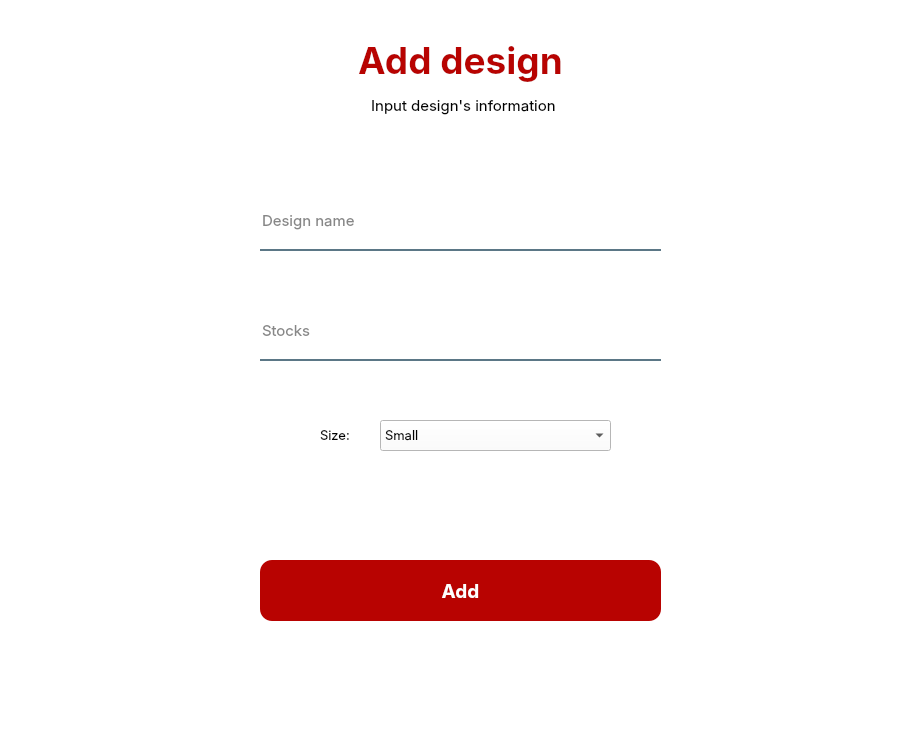
<?xml version="1.0" encoding="UTF-8"?>
<ui version="4.0">
 <class>MainWindow</class>
 <widget class="QMainWindow" name="MainWindow">
  <property name="geometry">
   <rect>
    <x>0</x>
    <y>0</y>
    <width>915</width>
    <height>746</height>
   </rect>
  </property>
  <property name="windowTitle">
   <string>  DRILAB</string>
  </property>
  <property name="windowIcon">
   <iconset resource="Icons/icons.qrc">
    <normaloff>:/Icons/icon sa babaw.png</normaloff>:/Icons/icon sa babaw.png</iconset>
  </property>
  <property name="styleSheet">
   <string notr="true">background-color: rgb(255, 255, 255);</string>
  </property>
  <property name="toolButtonStyle">
   <enum>Qt::ToolButtonIconOnly</enum>
  </property>
  <widget class="QWidget" name="centralwidget">
   <widget class="QLabel" name="label">
    <property name="geometry">
     <rect>
      <x>0</x>
      <y>20</y>
      <width>921</width>
      <height>81</height>
     </rect>
    </property>
    <property name="font">
     <font>
      <family>Inter</family>
      <pointsize>28</pointsize>
      <weight>75</weight>
      <bold>true</bold>
     </font>
    </property>
    <property name="styleSheet">
     <string notr="true">color:rgb(184, 3, 1);</string>
    </property>
    <property name="text">
     <string>Add design</string>
    </property>
    <property name="alignment">
     <set>Qt::AlignCenter</set>
    </property>
   </widget>
   <widget class="QLabel" name="label_2">
    <property name="geometry">
     <rect>
      <x>10</x>
      <y>90</y>
      <width>911</width>
      <height>31</height>
     </rect>
    </property>
    <property name="font">
     <font>
      <family>Inter</family>
      <pointsize>11</pointsize>
     </font>
    </property>
    <property name="text">
     <string>Input design's information </string>
    </property>
    <property name="alignment">
     <set>Qt::AlignCenter</set>
    </property>
   </widget>
   <widget class="QLineEdit" name="lineEdit">
    <property name="geometry">
     <rect>
      <x>260</x>
      <y>200</y>
      <width>401</width>
      <height>51</height>
     </rect>
    </property>
    <property name="font">
     <font>
      <family>Inter</family>
      <pointsize>11</pointsize>
     </font>
    </property>
    <property name="styleSheet">
     <string notr="true">background-color:rgba(0,0,0,0);
border:none;
border-bottom:2px solid rgba(46,82,101,200);
color:rgba(0,0,0,240);
padding-bottom:8px;
</string>
    </property>
    <property name="placeholderText">
     <string>Design name</string>
    </property>
   </widget>
   <widget class="QPushButton" name="loginbutton">
    <property name="geometry">
     <rect>
      <x>260</x>
      <y>560</y>
      <width>401</width>
      <height>61</height>
     </rect>
    </property>
    <property name="font">
     <font>
      <family>Inter</family>
      <pointsize>14</pointsize>
      <weight>75</weight>
      <bold>true</bold>
     </font>
    </property>
    <property name="cursor">
     <cursorShape>ArrowCursor</cursorShape>
    </property>
    <property name="styleSheet">
     <string notr="true">background-color: rgb(184,3,1);
border-radius:12px;
color:#fff;
</string>
    </property>
    <property name="text">
     <string>Add</string>
    </property>
    <property name="checkable">
     <bool>true</bool>
    </property>
   </widget>
   <widget class="QLineEdit" name="lineEdit_2">
    <property name="geometry">
     <rect>
      <x>260</x>
      <y>310</y>
      <width>401</width>
      <height>51</height>
     </rect>
    </property>
    <property name="font">
     <font>
      <family>Inter</family>
      <pointsize>11</pointsize>
     </font>
    </property>
    <property name="styleSheet">
     <string notr="true">background-color:rgba(0,0,0,0);
border:none;
border-bottom:2px solid rgba(46,82,101,200);
color:rgba(0,0,0,240);
padding-bottom:8px;
</string>
    </property>
    <property name="placeholderText">
     <string>Stocks</string>
    </property>
   </widget>
   <widget class="QComboBox" name="comboBox">
    <property name="geometry">
     <rect>
      <x>380</x>
      <y>420</y>
      <width>231</width>
      <height>31</height>
     </rect>
    </property>
    <property name="font">
     <font>
      <family>Inter</family>
      <pointsize>10</pointsize>
     </font>
    </property>
    <property name="autoFillBackground">
     <bool>false</bool>
    </property>
    <property name="styleSheet">
     <string notr="true"/>
    </property>
    <property name="currentText">
     <string>Small</string>
    </property>
    <property name="frame">
     <bool>true</bool>
    </property>
    <item>
     <property name="text">
      <string>Small</string>
     </property>
    </item>
    <item>
     <property name="text">
      <string>Medium</string>
     </property>
    </item>
    <item>
     <property name="text">
      <string>Large</string>
     </property>
    </item>
    <item>
     <property name="text">
      <string>Extra large</string>
     </property>
    </item>
   </widget>
   <widget class="QLabel" name="label_3">
    <property name="geometry">
     <rect>
      <x>320</x>
      <y>420</y>
      <width>51</width>
      <height>31</height>
     </rect>
    </property>
    <property name="font">
     <font>
      <family>Inter</family>
      <pointsize>10</pointsize>
     </font>
    </property>
    <property name="text">
     <string>Size:</string>
    </property>
    <property name="alignment">
     <set>Qt::AlignLeading|Qt::AlignLeft|Qt::AlignVCenter</set>
    </property>
   </widget>
  </widget>
  <widget class="QStatusBar" name="statusbar"/>
 </widget>
 <resources>
  <include location="Icons/icons.qrc"/>
 </resources>
 <connections/>
</ui>
